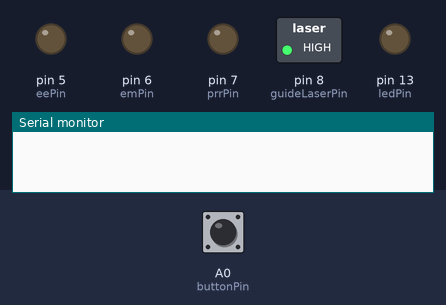
A sketch run on a simulated Arduino Uno, built with avr-gcc and run on an emulated ATmega328P. On the bench: switched loads named in the sketch (green lamp = pin HIGH), output pins drawn as LEDs (lit = HIGH), the last lines printed to the serial monitor. The test bench sets the inputs (shaded band); at power-on: A0 (buttonPin) LOW. Pins used as bus, display or sensor lines are not drawn.

Above: at 1.2 s.
1.3 s: A0 (buttonPin) pulled HIGH for 0.15 s
At 1.66 s:
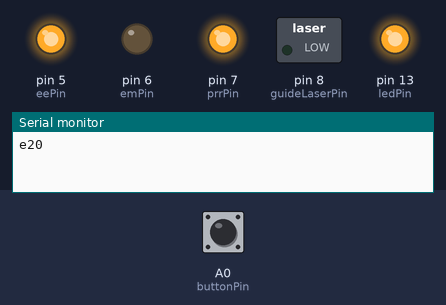
3.3 s: A0 (buttonPin) pulled HIGH for 1 s
At 4.0 s:
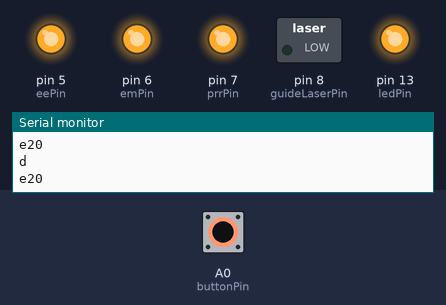
6.3 s: A0 (buttonPin) pulled HIGH for 3.2 s
At 6.4 s:
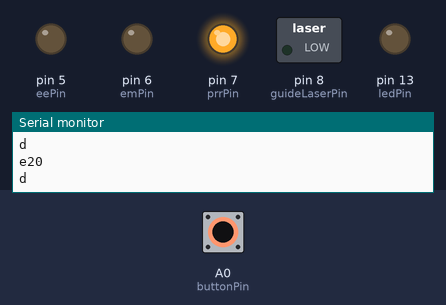
Timing chart, 0 to 11.2 s (numbered marks = the images above; inputs shaded):
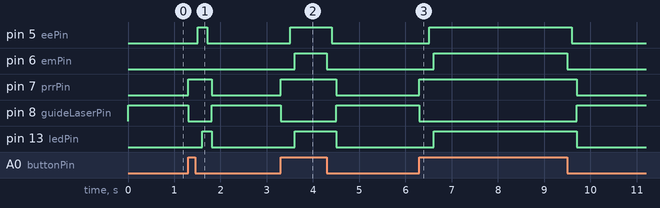

Measured:
- after the input at 1.3 s, pin 5 (eePin): LOW → HIGH after 0.21 s, → LOW 0.20 s later; pin 7 (prrPin): LOW → HIGH at once, → LOW 0.51 s later; pin 8 (guideLaserPin): HIGH → LOW at once, → HIGH 0.51 s later; pin 13 (ledPin): LOW → HIGH after 0.31 s, → LOW 0.20 s later
- after the input at 3.3 s, pin 5 (eePin): LOW → HIGH after 0.21 s, → LOW 0.89 s later; pin 6 (emPin): LOW → HIGH after 0.31 s, → LOW 0.69 s later; pin 7 (prrPin): LOW → HIGH at once, → LOW 1.2 s later; pin 8 (guideLaserPin): HIGH → LOW at once, → HIGH 1.2 s later; pin 13 (ledPin): LOW → HIGH after 0.31 s, → LOW 0.89 s later
- after the input at 6.3 s, pin 5 (eePin): LOW → HIGH after 0.21 s, → LOW 3.1 s later; pin 6 (emPin): LOW → HIGH after 0.31 s, → LOW 2.9 s later; pin 7 (prrPin): LOW → HIGH at once, → LOW 3.4 s later; pin 8 (guideLaserPin): HIGH → LOW at once, → HIGH 3.4 s later; pin 13 (ledPin): LOW → HIGH after 0.31 s, → LOW 3.1 s later

The sketch:

scetch.ino
```cpp
const byte adjPowerPin = 3;
const byte latchPin = 4;
const byte eePin = 5;
const byte emPin = 6;
const byte prrPin = 7;
const byte buttonPin = A0;
const byte ledPin = 13;
const byte guideLaserPin = 8;

byte powerLevel = 20;

const byte auxToPowerMillis = 100;
const byte powerToLatchMillis = 100;
const byte latchToEeMillis = 100;
const byte eeToEmMillis = 100;
const byte periodMillis = 100;
const byte latchDurationMillis = 10;

const char enableKey = 'e';
const char disableKey = 'd';
const char powerKey = 'p';
const char powerStatusKey = 's';

boolean laserEnabled = false;
boolean inAfterStartState = true;


void setup() {
  pinMode(adjPowerPin, OUTPUT);
  pinMode(latchPin, OUTPUT);
  pinMode(eePin, OUTPUT);
  pinMode(emPin, OUTPUT);
  pinMode(prrPin, OUTPUT);
  pinMode(buttonPin, INPUT);
  pinMode(ledPin, OUTPUT);
  pinMode(guideLaserPin, OUTPUT);
  digitalWrite(guideLaserPin, HIGH);
  Serial.begin(9600);
}

void loop() {
  if (digitalRead(buttonPin) == HIGH && laserEnabled == false && !inAfterStartState) {
    enableLaser();
  } else if (digitalRead(buttonPin) == LOW && laserEnabled == true) {
    disableLaser();
  } else if (digitalRead(buttonPin) == LOW && laserEnabled == false) {
    inAfterStartState = false;
  }
  checkSerial();
}

void checkSerial() {
  static char buffer[80];
  int len = readline(Serial.read(), buffer, 80);
  if (len > 0) {
    String message = buffer;
    if (message.charAt(0) == powerKey) {
      String powerLvlString = String(message);
      long lvl = powerLvlString.substring(1, len).toInt();
      if (lvl >= 0 && lvl <= 100) {
        powerLevel = (byte) lvl;
        submitPower(powerLevel);
      } else {
        Serial.println("Error: Invalid power level, should be greater than 0 and smaller than 100");
      }
    } else if (message.charAt(0) == powerStatusKey) {
      Serial.println(powerLevel, DEC);
    }
  }
}

void disableLaser() {
  digitalWrite(emPin, LOW);
  delay(periodMillis);
  digitalWrite(eePin, LOW);
  delay(periodMillis);
  digitalWrite(adjPowerPin, LOW);
  digitalWrite(prrPin, LOW);
  laserEnabled = false;
  digitalWrite(ledPin, LOW);
  digitalWrite(guideLaserPin, HIGH);
  Serial.println(disableKey);
}

void enableLaser() {
  digitalWrite(guideLaserPin, LOW);
  digitalWrite(prrPin, HIGH);
  submitPower(powerLevel);
  delay(periodMillis);
  digitalWrite(latchPin, HIGH);
  delay(latchDurationMillis);
  digitalWrite(latchPin, LOW);
  delay(periodMillis);
  digitalWrite(eePin, HIGH);
  delay(periodMillis);
  digitalWrite(emPin, HIGH);
  laserEnabled = true;
  digitalWrite(ledPin, HIGH);
  Serial.print(enableKey);
  Serial.println(powerLevel);
}

void submitPower(byte lvl) {
  if (lvl >= 0 && lvl <= 100) {
    analogWrite(adjPowerPin, map(lvl, 0, 100, 0, 200));
  }
}

int readline(int readch, char *buffer, int len)
{
  static int pos = 0;
  int rpos;

  if (readch > 0) {
    switch (readch) {
      case '\n': // Ignore new-lines
        break;
      case '\r': // Return on CR
        rpos = pos;
        pos = 0;  // Reset position index ready for next time
        return rpos;
      default:
        if (pos < len - 1) {
          buffer[pos++] = readch;
          buffer[pos] = 0;
        }
    }
  }
  // No end of line has been found, so return -1.
  return -1;
}
```
